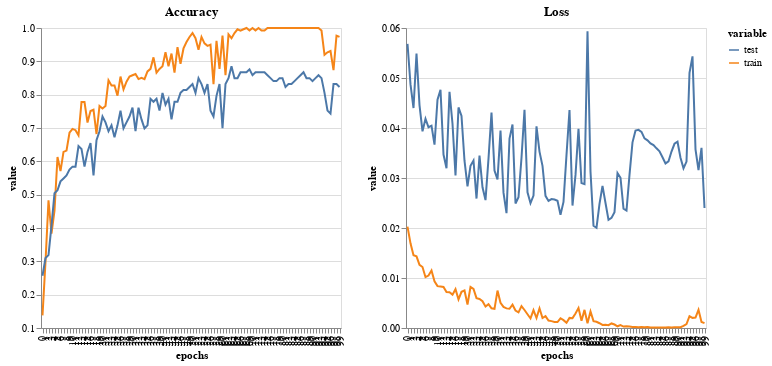

Notebook code cell kept with this figure:
### Code cell
# I create the dataframes
train_val_acc_df = pd.DataFrame.from_dict(accuracy_stats_Classifieur).reset_index().melt(id_vars=['index']).rename(columns={"index":"epochs"})
train_val_loss_df = pd.DataFrame.from_dict(loss_stats_Classifieur).reset_index().melt(id_vars=['index']).rename(columns={"index":"epochs"})

#I trace loss and accuracy for train and test


char1=alt.Chart(train_val_acc_df).mark_line().encode(
            x=alt.X('epochs:O',scale=alt.Scale(zero=False)),
            y=alt.Y('value:Q',scale=alt.Scale(zero=False)),
            color='variable:N').properties(height=300,width=300,title='Accuracy')


char2=alt.Chart(train_val_loss_df).mark_line().encode(
            x='epochs:O',
            y='value:Q',
            color='variable:N').properties(height=300,width=300,title='Loss')

alt.hconcat(char1,char2).resolve_scale(y='independent')

### Figure 1 — Vega-Lite specification as saved in the notebook (floating-point values rounded to 4 significant figures; data arrays with more than 128 entries replaced by an {"elided": "..."} marker saying what was removed)
{"config": {"view": {"continuousWidth": 400, "continuousHeight": 300}}, "hconcat": [{"data": {"name": "data-f33ec6e25b2c05e18cc380f16795e590"}, "mark": "line", "encoding": {"color": {"field": "variable", "type": "nominal"}, "x": {"field": "epochs", "scale": {"zero": false}, "type": "ordinal"}, "y": {"field": "value", "scale": {"zero": false}, "type": "quantitative"}}, "height": 300, "title": "Accuracy", "width": 300}, {"data": {"name": "data-eef0b927977d925d475f17933137e9d9"}, "mark": "line", "encoding": {"color": {"field": "variable", "type": "nominal"}, "x": {"field": "epochs", "type": "ordinal"}, "y": {"field": "value", "type": "quantitative"}}, "height": 300, "title": "Loss", "width": 300}], "resolve": {"scale": {"y": "independent"}}, "$schema": "https://vega.github.io/schema/vega-lite/v4.17.0.json", "datasets": {"data-f33ec6e25b2c05e18cc380f16795e590": {"elided": "200 records"}, "data-eef0b927977d925d475f17933137e9d9": {"elided": "200 records"}}}
